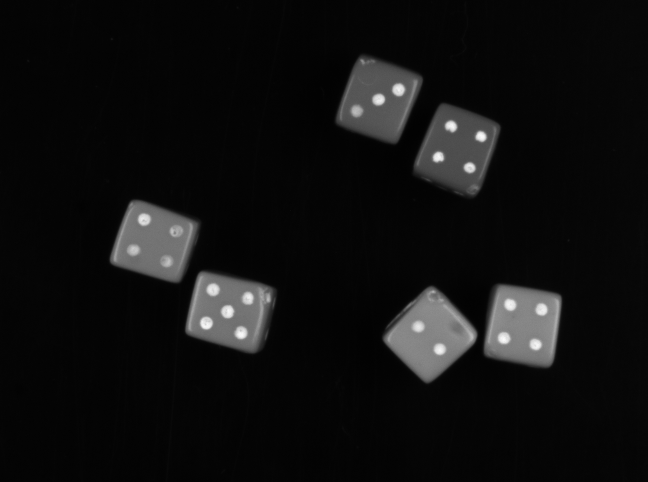
%> input picture Image/image/tp1/0.png, 1296 x 964 px (shown at 1/2 size)
$ octave tp1.m   (GNU Octave 9; MATLAB toolbox functions it lacks are replaced by stand-ins)
%> lines starting %> are read from the running program, lines starting %| are printed output that depends on the picture; in (x1, y1, x2, y2) boxes, pixels count from 0 and x2, y2 are one past the last pixel; in counts of white or black regions, pixels touching at a corner belong together; the program's own positions count from 1
%% TP1
%%
imgFluo=imread('0.png');
%> imgFluo is the input picture: size 964x1296 uint16; min 256, max 35024, mean 2467.1
imgFluoR=imread('1.png');
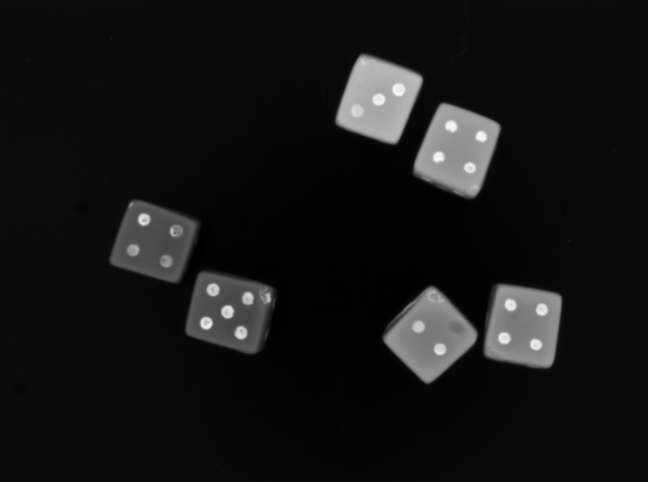
%> input picture Image/image/tp1/1.png, 1296 x 964 px (shown at 1/2 size)
%> imgFluoR is the input picture: size 964x1296 uint16; min 1184, max 62592, mean 6115.2
figure(1);
imshow(imgFluo,[]);
figure(2);
imhist(imgFluo);
%> figure, not shown here; highest point at x = 771, y = 487965

imgS1=(imgFluo>0)&(imgFluo<5000);
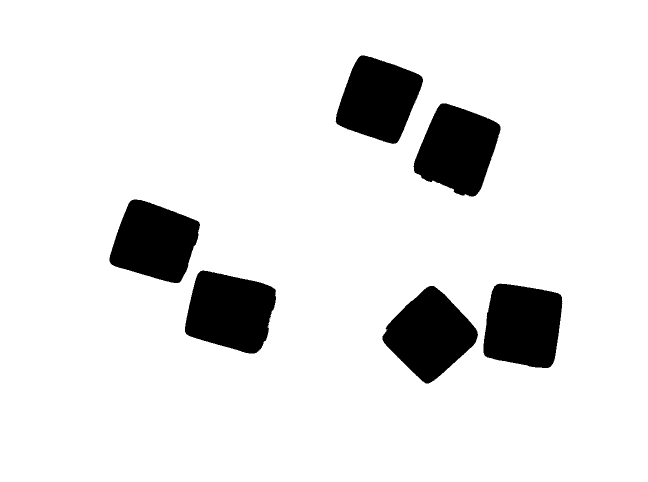
%> imgS1: size 964x1296 logical (shown at 1/2 size); 89.6% white; 6 black regions, box (x1, y1, x2, y2) and area: (370, 541, 552, 707) 22443, (765, 572, 956, 767) 21967, (967, 567, 1125, 736) 21889, (827, 207, 1001, 393) 21715, (219, 399, 400, 566) 20997, (671, 111, 846, 288) 20720
imgS2=(imgFluo>5000)&(imgFluo<15000);
%> imgS2: size 964x1296 logical; 4.5% white; 140 white regions (134 under 20 px), largest, box (x1, y1, x2, y2) and area: (827, 207, 1001, 393) 19715, (671, 111, 846, 288) 18275, (370, 541, 552, 707) 5417, (219, 399, 400, 566) 5150, (967, 567, 1125, 736) 3898, (765, 572, 956, 767) 3848
imgS3=(imgFluo>15000)&(imgFluo<50000);
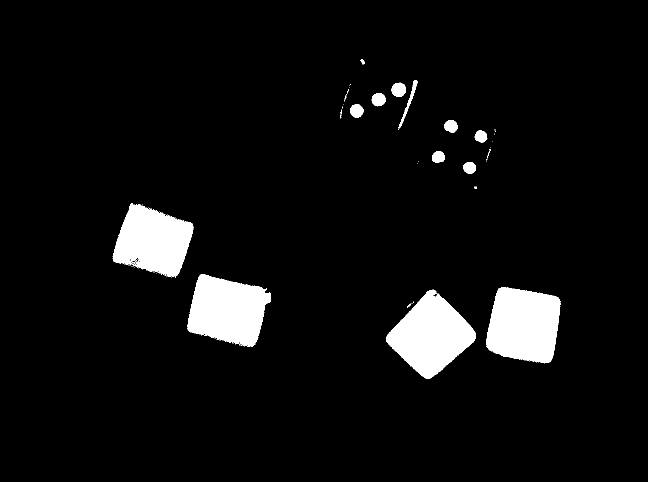
%> imgS3: size 964x1296 logical (shown at 1/2 size); 5.9% white; 55 white regions (38 under 20 px), largest, box (x1, y1, x2, y2) and area: (772, 579, 952, 758) 18085, (972, 574, 1121, 727) 17989, (375, 548, 542, 694) 16951
figure(3);
imshow(imgS1,[]);
figure(4);
imshow(imgS2,[]);
figure(5);
imshow(imgS3,[]);

%Je constates 3 pics dans l＊histogramme.
%Le fond est entre 0 et 5000.
%D谷s magentas sont entre 5000 et 15000.
%D谷s verts et cyans sont entre 15000 et 25000.
%%
figure(6);
imshow(imgFluoR,[]);
figure(7);
imhist(imgFluoR);
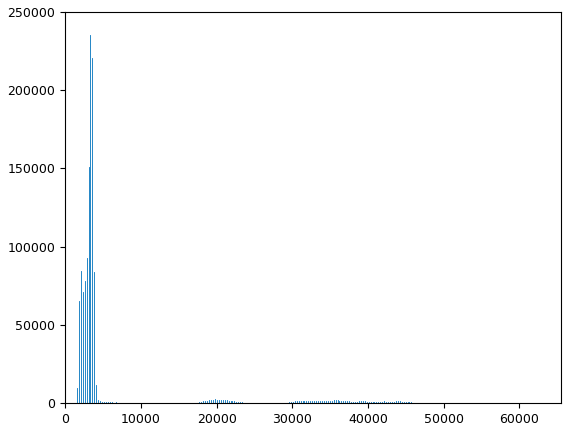
%> figure redrawn from the program's plot data; highest point at x = 3341, y = 235028
imgS4=(imgFluoR>0)&(imgFluoR<15000);
%> imgS4: size 964x1296 logical; 89.8% white; 9 black regions (2 under 20 px), largest, box (x1, y1, x2, y2) and area: (827, 205, 1002, 397) 22564, (670, 108, 846, 289) 21585, (968, 568, 1124, 737) 21546
imgS5=(imgFluoR>15000)&(imgFluoR<27000);
%> imgS5: size 964x1296 logical; 3.3% white; 17 white regions (9 under 20 px), largest, box (x1, y1, x2, y2) and area: (220, 401, 394, 565) 17362, (371, 544, 545, 707) 17134, (766, 572, 955, 767) 1909
imgS6=(imgFluoR>27000)&(imgFluoR<36000);
%> imgS6: size 964x1296 logical; 3% white; 211 white regions (194 under 20 px), largest, box (x1, y1, x2, y2) and area: (769, 575, 953, 765) 16205, (971, 571, 1123, 734) 15429, (829, 207, 1000, 392) 1958
imgS7=(imgFluoR>36000)&(imgFluoR<50000);
%> imgS7: size 964x1296 logical; 3.4% white; 334 white regions (302 under 20 px), largest, box (x1, y1, x2, y2) and area: (675, 114, 842, 284) 17747, (831, 210, 996, 389) 16728, (839, 580, 903, 623) 900
figure(8);
imshow(imgS4,[]);
figure(9);
imshow(imgS5,[]);
figure(10);
imshow(imgS6,[]);
figure(11);
imshow(imgS7,[]);

%On peut extraire de l＊image a 4 parties:le fond,d谷s magentas,d谷s verts et d谷s cyans.
%Parce que la source est rouge. Le bleu et le rouge peuvent produire du magenta et le m谷lange de vert et de bleu peut produire du cyan. Donc magenta peut refl谷ter plus de lumi豕re rouge. Donc il est plus clair.


%%
imgDeBleu=(imgS3)&(imgS5);
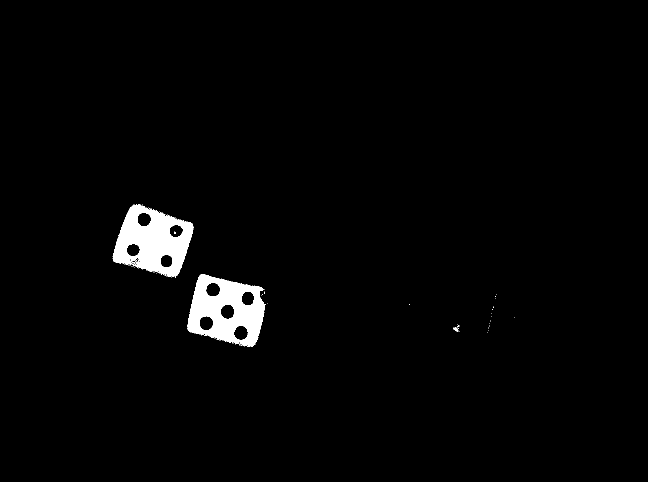
%> imgDeBleu: size 964x1296 logical (shown at 1/2 size); 2.2% white; 43 white regions (40 under 20 px), largest, box (x1, y1, x2, y2) and area: (225, 408, 387, 555) 13603, (375, 548, 532, 694) 13492, (906, 654, 917, 664) 50
imgDeCyan=(imgS3)&(imgS6);
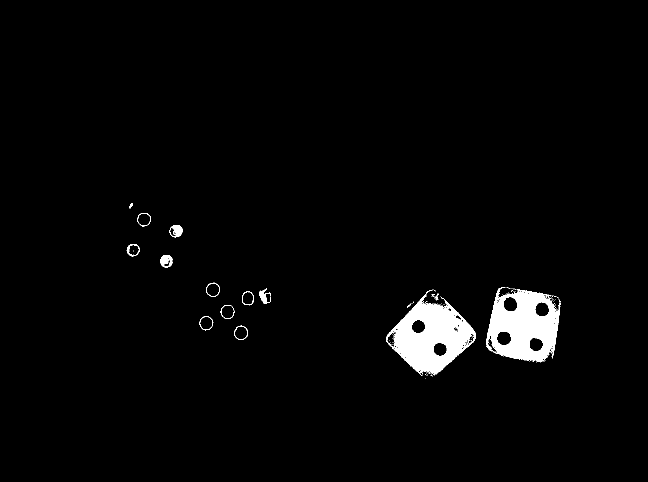
%> imgDeCyan: size 964x1296 logical (shown at 1/2 size); 2.5% white; 110 white regions (95 under 20 px), largest, box (x1, y1, x2, y2) and area: (772, 579, 952, 751) 14771, (972, 574, 1121, 725) 13687, (321, 510, 345, 535) 416
imgDeMagenta=(imgS2)&(imgS7);
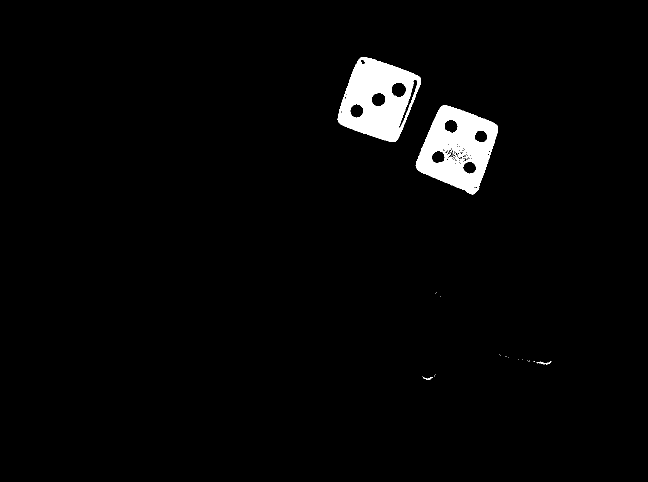
%> imgDeMagenta: size 964x1296 logical (shown at 1/2 size); 2.6% white; 30 white regions (26 under 20 px), largest, box (x1, y1, x2, y2) and area: (675, 114, 842, 284) 16734, (831, 210, 996, 389) 16142, (1074, 722, 1103, 729) 63, (847, 754, 866, 760) 40
figure
subplot(1,3,1);imshow(imgDeBleu,[]);
subplot(1,3,2);imshow(imgDeCyan,[]);
subplot(1,3,3);imshow(imgDeMagenta,[]);
